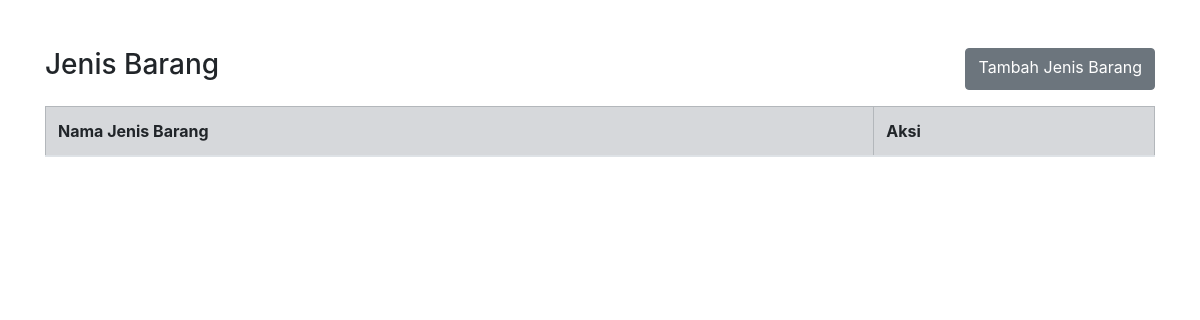
/page/jenis_barang/index.php, run on an earlier commit of the app's database.
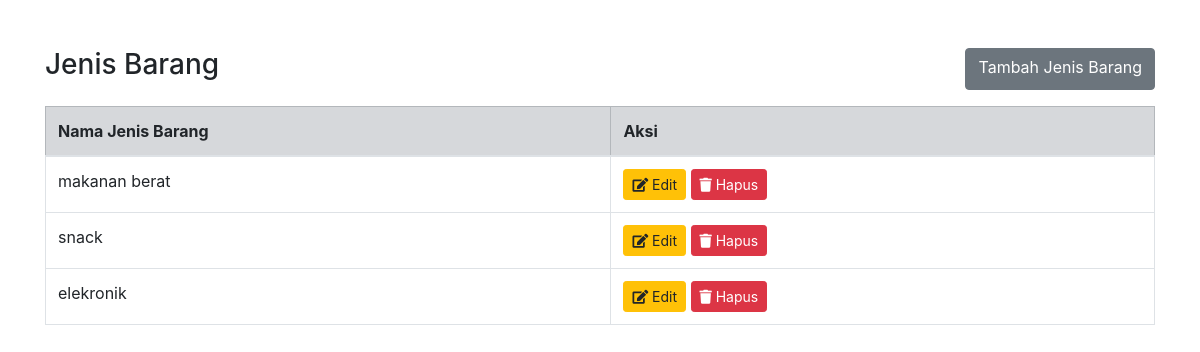
And on a later commit of the database.
### tables this page shows
CREATE TABLE `jenis_barang` (
  `id_jenis_barang` int(11) NOT NULL,
  `nama_jenis_barang` varchar(30) NOT NULL
);

### page/jenis_barang/index.php (the view, shortened to what this page needs)
<!DOCTYPE html>
<html lang="en">
<head>
    <link href="https://stackpath.bootstrapcdn.com/bootstrap/4.5.2/css/bootstrap.min.css" rel="stylesheet">
    <link href="https://cdnjs.cloudflare.com/ajax/libs/font-awesome/5.15.3/css/all.min.css" rel="stylesheet">
</head>
<body>
    <div class="container mt-5">
    <div class="d-flex justify-content-between mb-3">
            <h3>Jenis Barang</h3>
            <a href="index.php?page=jenis_barang&act=tambah" class="btn btn-secondary ">Tambah Jenis Barang</a>
        </div>
                <div class="table-responsive">
                 <table class="table table-bordered">
                    <thead class="table-secondary">
                        <tr>
                            <th>Nama Jenis Barang</th>
                            <th>Aksi</th>
                        </tr>
                    </thead>
                    <tbody>
                        <?php
                        $pdo = koneksi::connect();
                        $sql = 'SELECT * FROM jenis_barang';
                        foreach ($pdo->query($sql) as $row){
                        ?>
                            <tr>
                                <td><?php echo $row['nama_jenis_barang'] ?></td>
                                <td>
                                    <a href="index.php?page=jenis_barang&act=edit&id_jenis_barang=<?php echo $row['id_jenis_barang'] ?>" class="btn btn-warning btn-sm">
                                        <i class="fas fa-edit"></i> Edit
                                    </a>
                                    <a href="index.php?page=jenis_barang&act=hapus&id_jenis_barang=<?php echo $row['id_jenis_barang'] ?>" class="btn btn-danger btn-sm" onclick="return confirm('Apakah anda ingin menghapus data ini?')">
                                        <i class="fas fa-trash"></i> Hapus
                                    </a>
                                </td>
                            </tr>
                        <?php
                        }
                        ?>
                    </tbody>
                 </table>
               </div>
            </div>
</body>
</html>

What changed in the data, as far as the page shows it:
added jenis_barang: nama_jenis_barang "makanan berat"
added jenis_barang: nama_jenis_barang "snack"
added jenis_barang: nama_jenis_barang "elekronik"
